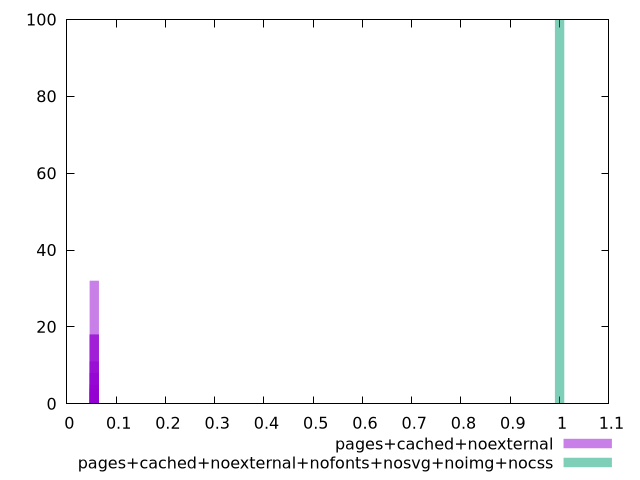

The script that saved this image:
$_pagesCachedNoexternal <<EOF
0.05568400230803107 18
0.05568458611099399 11
0.055683418505068145 8
0.05568516991395692 4
0.055683710406549604 18
0.05568312660358668 5
0.05568429420951253 32
0.05568487801247545 3
0.05568283470210522 1
EOF
$_pagesCachedNoexternalNofontsNosvgNoimgNocss <<EOF
1 100
EOF
set key outside below
set terminal pngcairo
set output "report_00004_2020-11-02T20-21-41.718Z/total-byte-weight/total-byte-weight_pages+cached+noexternal_pages+cached+noexternal+nofonts+nosvg+noimg+nocss+hist.png"
set boxwidth 0.018886343305957894
set style fill transparent solid 0.5 noborder
set yrange [0:100]
plot $_pagesCachedNoexternal title "pages+cached+noexternal" with boxes ,$_pagesCachedNoexternalNofontsNosvgNoimgNocss title "pages+cached+noexternal+nofonts+nosvg+noimg+nocss" with boxes ,
